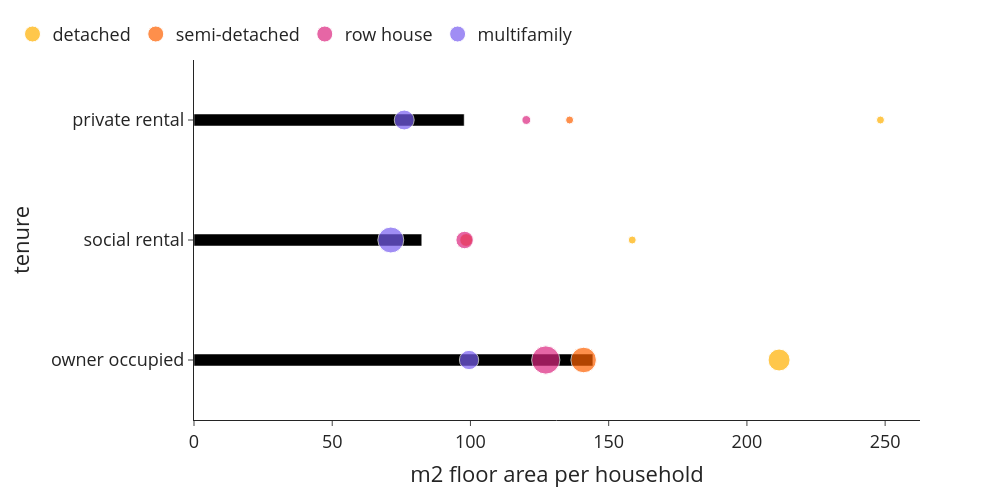

Notebook code cell kept with this figure:
### Code cell
bubblechart((use['size'+year+'_w1']*use['n_hhd']), use['n_hhd'], use['n_hhd'], 0, 1, 'm2 floor area per household', class_name_long, 'm2_per_hhd_class_type')

### Figure 1 — Plotly figure (JSON) as saved in the notebook; plotly's stock layout.template omitted (floating-point values rounded to 4 significant figures)
{"data": [{"alignmentgroup": "True", "hovertemplate": "m2 floor area per household=%{x}<br>tenure=%{y}<extra></extra>", "legendgroup": "", "marker": {"color": "#000000", "pattern": {"shape": ""}}, "name": "", "offsetgroup": "", "orientation": "h", "showlegend": false, "textposition": "auto", "type": "bar", "x": [144.3, 82.39, 97.73], "xaxis": "x", "y": ["owner occupied", "social rental", "private rental"], "yaxis": "y"}, {"legendrank": 0, "marker": {"color": "#ffb000", "size": [962560, 3460, 67015], "sizemin": 4, "sizemode": "area", "sizeref": 3983.0}, "mode": "markers", "name": "detached", "showlegend": true, "type": "scatter", "x": [211.6, 158.5, 248.3], "y": ["owner occupied", "social rental", "private rental"]}, {"legendrank": 1, "marker": {"color": "#fe6100", "size": [1299520, 329080, 91650], "sizemin": 4, "sizemode": "area", "sizeref": 3983.0}, "mode": "markers", "name": "semi-detached", "showlegend": true, "type": "scatter", "x": [140.9, 98.45, 135.9], "y": ["owner occupied", "social rental", "private rental"]}, {"legendrank": 2, "marker": {"color": "#dc267f", "size": [1593095, 609915, 158020], "sizemin": 4, "sizemode": "area", "sizeref": 3983.0}, "mode": "markers", "name": "row house", "showlegend": true, "type": "scatter", "x": [127.2, 97.9, 120.2], "y": ["owner occupied", "social rental", "private rental"]}, {"legendrank": 3, "marker": {"color": "#785ef0", "size": [744580, 1340030, 790115], "sizemin": 4, "sizemode": "area", "sizeref": 3983.0}, "mode": "markers", "name": "multifamily", "showlegend": true, "type": "scatter", "x": [99.49, 71.19, 76.04], "y": ["owner occupied", "social rental", "private rental"]}], "layout": {"bargap": 0.9, "barmode": "relative", "font": {"size": 18}, "height": 500, "legend": {"orientation": "h", "tracegroupgap": 0, "x": -0.25, "xanchor": "left", "y": 1.02, "yanchor": "bottom"}, "margin": {"t": 60}, "width": 1000, "xaxis": {"anchor": "y", "domain": [0, 1], "title": {"text": "m2 floor area per household"}}, "yaxis": {"anchor": "x", "domain": [0, 1], "title": {"text": "tenure"}}}}
